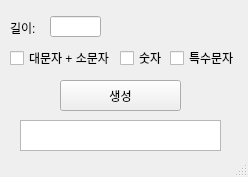
<?xml version="1.0" encoding="UTF-8"?>
<ui version="4.0">
 <class>MainWindow</class>
 <widget class="QMainWindow" name="MainWindow">
  <property name="geometry">
   <rect>
    <x>0</x>
    <y>0</y>
    <width>248</width>
    <height>177</height>
   </rect>
  </property>
  <property name="windowTitle">
   <string>PassGen</string>
  </property>
  <property name="windowIcon">
   <iconset resource="images.qrc">
    <normaloff>:/images/icon.ico</normaloff>:/images/icon.ico</iconset>
  </property>
  <widget class="QWidget" name="centralwidget">
   <widget class="QLineEdit" name="lineEdit_length">
    <property name="geometry">
     <rect>
      <x>50</x>
      <y>16</y>
      <width>51</width>
      <height>21</height>
     </rect>
    </property>
    <property name="text">
     <string/>
    </property>
   </widget>
   <widget class="QLabel" name="label">
    <property name="geometry">
     <rect>
      <x>10</x>
      <y>19</y>
      <width>41</width>
      <height>16</height>
     </rect>
    </property>
    <property name="text">
     <string>&lt;html&gt;&lt;head/&gt;&lt;body&gt;&lt;p&gt;길이:&lt;/p&gt;&lt;/body&gt;&lt;/html&gt;</string>
    </property>
   </widget>
   <widget class="QCheckBox" name="checkBox_punctuation">
    <property name="geometry">
     <rect>
      <x>170</x>
      <y>50</y>
      <width>71</width>
      <height>16</height>
     </rect>
    </property>
    <property name="text">
     <string>특수문자</string>
    </property>
   </widget>
   <widget class="QCheckBox" name="checkBox_ascii">
    <property name="geometry">
     <rect>
      <x>10</x>
      <y>50</y>
      <width>111</width>
      <height>16</height>
     </rect>
    </property>
    <property name="text">
     <string>대문자 + 소문자</string>
    </property>
   </widget>
   <widget class="QCheckBox" name="checkBox_digits">
    <property name="geometry">
     <rect>
      <x>120</x>
      <y>50</y>
      <width>51</width>
      <height>16</height>
     </rect>
    </property>
    <property name="text">
     <string>숫자</string>
    </property>
   </widget>
   <widget class="QTextBrowser" name="textBrowser_output">
    <property name="geometry">
     <rect>
      <x>20</x>
      <y>120</y>
      <width>201</width>
      <height>31</height>
     </rect>
    </property>
   </widget>
   <widget class="QPushButton" name="pushButton_generate">
    <property name="geometry">
     <rect>
      <x>60</x>
      <y>80</y>
      <width>121</width>
      <height>31</height>
     </rect>
    </property>
    <property name="text">
     <string>생성</string>
    </property>
   </widget>
  </widget>
  <widget class="QStatusBar" name="statusbar"/>
 </widget>
 <resources>
  <include location="images.qrc"/>
 </resources>
 <connections>
  <connection>
   <sender>pushButton_generate</sender>
   <signal>clicked()</signal>
   <receiver>MainWindow</receiver>
   <slot>generate()</slot>
   <hints>
    <hint type="sourcelabel">
     <x>164</x>
     <y>96</y>
    </hint>
    <hint type="destinationlabel">
     <x>245</x>
     <y>91</y>
    </hint>
   </hints>
  </connection>
  <connection>
   <sender>checkBox_ascii</sender>
   <signal>clicked()</signal>
   <receiver>MainWindow</receiver>
   <slot>setting()</slot>
   <hints>
    <hint type="sourcelabel">
     <x>84</x>
     <y>58</y>
    </hint>
    <hint type="destinationlabel">
     <x>37</x>
     <y>80</y>
    </hint>
   </hints>
  </connection>
  <connection>
   <sender>checkBox_digits</sender>
   <signal>clicked()</signal>
   <receiver>MainWindow</receiver>
   <slot>setting()</slot>
   <hints>
    <hint type="sourcelabel">
     <x>147</x>
     <y>54</y>
    </hint>
    <hint type="destinationlabel">
     <x>174</x>
     <y>16</y>
    </hint>
   </hints>
  </connection>
  <connection>
   <sender>checkBox_punctuation</sender>
   <signal>clicked()</signal>
   <receiver>MainWindow</receiver>
   <slot>setting()</slot>
   <hints>
    <hint type="sourcelabel">
     <x>220</x>
     <y>53</y>
    </hint>
    <hint type="destinationlabel">
     <x>247</x>
     <y>18</y>
    </hint>
   </hints>
  </connection>
  <connection>
   <sender>lineEdit_length</sender>
   <signal>textChanged(QString)</signal>
   <receiver>MainWindow</receiver>
   <slot>on_text_changed()</slot>
   <hints>
    <hint type="sourcelabel">
     <x>77</x>
     <y>26</y>
    </hint>
    <hint type="destinationlabel">
     <x>97</x>
     <y>75</y>
    </hint>
   </hints>
  </connection>
 </connections>
 <slots>
  <slot>generate()</slot>
  <slot>setting()</slot>
  <slot>on_text_changed()</slot>
 </slots>
</ui>
